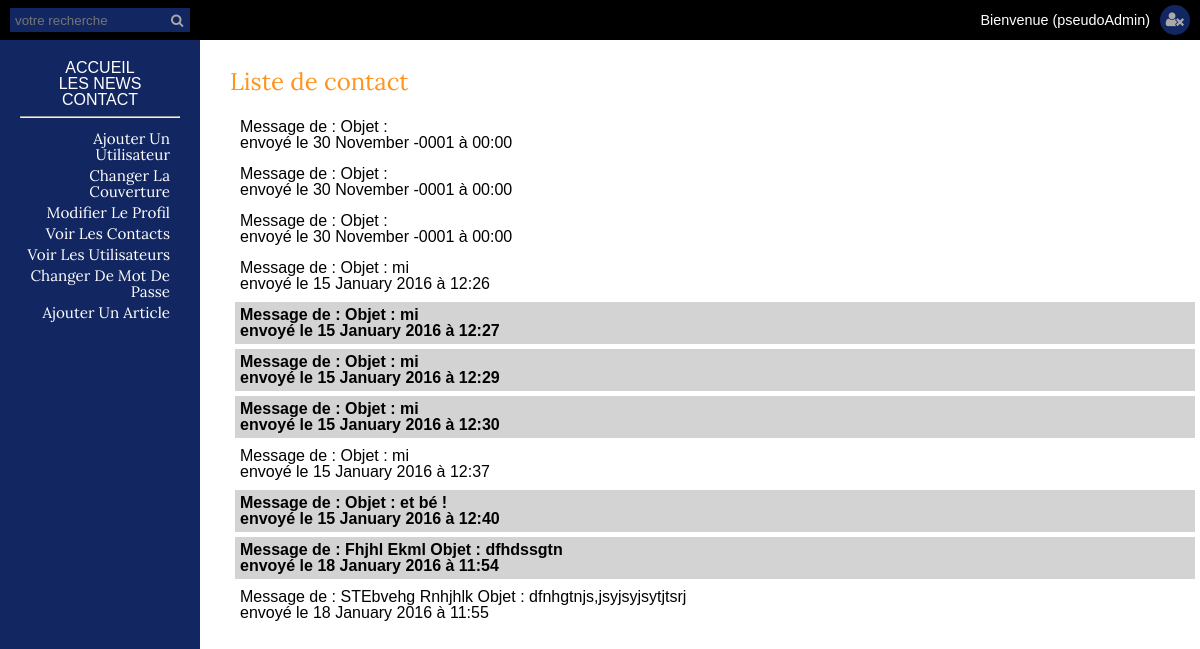
Page /admin/contactslist.php (signed in) on the committed database.
### tables this page shows
CREATE TABLE `contact` (
  `id` int(11) NOT NULL,
  `email` varchar(255) NOT NULL,
  `lastname` varchar(255) NOT NULL,
  `firstname` varchar(255) NOT NULL,
  `subject` varchar(255) NOT NULL,
  `message` text NOT NULL,
  `new` enum('no','yes') NOT NULL,
  `date` datetime NOT NULL
);

### admin/contactslist.php (the view, shortened to what this page needs)
<?php require_once  'inc/dbconnect.php';
include_once 'inc/header.php';
		$req = $bdd->prepare('SELECT * FROM contact');
		$req->execute();
		$contacts = $req->fetchAll(PDO::FETCH_ASSOC);
?>
	<h3>Liste de contact</h3>
	<ul>
	<?php foreach ($contacts as $value): ?>
		<li<?php if($value['new'] == 'yes'){echo ' class="newContact"';}?>><a href="readcontact.php?id=<?php echo $value['id']; ?>">Message de : <?php echo $value['lastname'].' '.$value['firstname'].' Objet : '.$value['subject'].'<br> envoyé le '.date('j F Y \à H:i', strtotime($value['date'])); ?></a></li>
	<?php endforeach; ?>
	</ul>
<?php include_once 'inc/footer.php'; ?>

### admin/css/style.css (style rules this page uses)
html { box-sizing: border-box }
*, *::before, *::after { box-sizing: inherit }
body { font-family: "Open-Sans", sans-serif; }
h3 { font-family: "Lora"; font-size: 1.5em; text-align: left; color : #FF931C; padding-bottom: 15px; }
body { height: 100vh; width: 100%; }
main ul li { padding: 5px; margin: 5px; }
.newContact { background-color: lightgrey; font-weight: 700; }
a { text-decoration: none; color: black; }

### rows in the picture
contact: date "30 November -0001 à 00:00"
contact: date "30 November -0001 à 00:00"
contact: date "30 November -0001 à 00:00"
contact: subject "mi", date "15 January 2016 à 12:26"
contact: subject "mi", date "15 January 2016 à 12:27"
contact: subject "mi", date "15 January 2016 à 12:29"
contact: subject "mi", date "15 January 2016 à 12:30"
contact: subject "mi", date "15 January 2016 à 12:37"
contact: subject "et bé !", date "15 January 2016 à 12:40"
contact: lastname "Fhjhl", firstname "Ekml", subject "dfhdssgtn", date "18 January 2016 à 11:54"
contact: lastname "STEbvehg", firstname "Rnhjhlk", subject "dfnhgtnjs,jsyjsyjsytjtsrj", date "18 January 2016 à 11:55"

### other values in the picture
$pseudo "(pseudoAdmin)"
